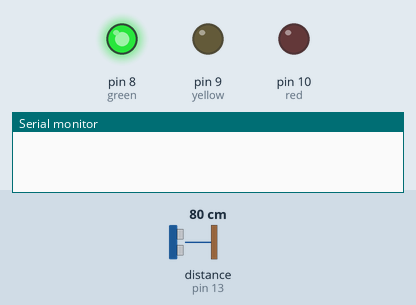
Simulated run of this sketch. Board: Arduino Uno, built with avr-gcc and run on an emulated ATmega328P. Parts: output pins drawn as LEDs (lit = HIGH), the last lines printed to the serial monitor. The inputs (shaded band) are chosen by the test bench; at power-on: distance to the obstacle (sensor on pin 13) 80 cm. The echo pulse lasts 58.3 µs per cm; pins used as bus, display or sensor lines are not drawn.

Above: at 0.1 s.
At 3.8 s:
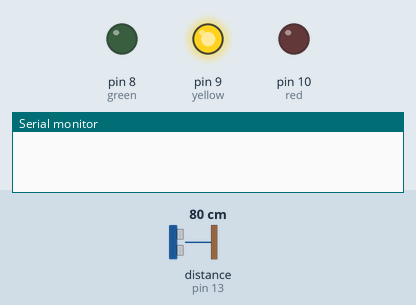
3.9 s: distance to the obstacle (sensor on pin 13) set to 75 cm
At 8.0 s:
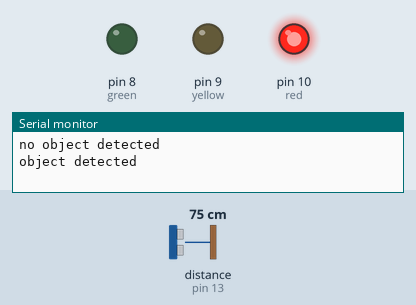
Timing chart, 0 to 23.5 s (numbered marks = the images above; inputs shaded):
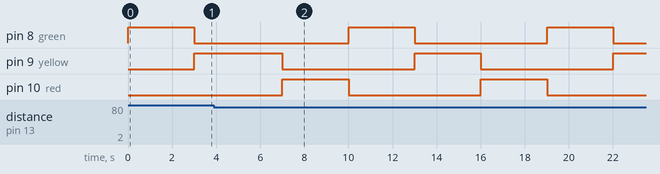

Measured:
- the behaviour switches between 80 and 79 cm on distance to the obstacle (sensor on pin 13) (found by bisection; images 1 and 2)
- by itself, pin 8 (green), pin 9 (yellow), pin 10 (red): alternates HIGH for 3.0 s and LOW for 6.0 s

The sketch:

led.ino
```cpp
int red = 10;
int yellow = 9;
int green = 8;
int duration, distance;
#define trigPin 12
#define echoPin 13
void setup(){
    Serial.begin (9600);
    pinMode(trigPin, OUTPUT);
    pinMode(echoPin, INPUT);
    pinMode(red, OUTPUT);
    pinMode(yellow, OUTPUT);
    pinMode(green, OUTPUT);
}
void loop(){
digitalWrite(green, HIGH);
digitalWrite(yellow, LOW);
digitalWrite(red, LOW);
digitalWrite(trigPin, HIGH);
delay(3000);

    digitalWrite(green, LOW);
    digitalWrite(red, LOW);
    digitalWrite(yellow, HIGH);
    digitalWrite(trigPin, HIGH);
    delayMicroseconds(1000);
    digitalWrite(trigPin, LOW);
duration = pulseIn(echoPin, HIGH);
distance = (duration/2) / 29.1;
if (distance >= 80 || distance <= 0)
  {
Serial.println("no object detected");
}
else
{
  Serial.println("object detected");
}
 delay(3000);

    digitalWrite(green, LOW);
    digitalWrite(yellow, LOW);
    digitalWrite(red, HIGH);
    digitalWrite(trigPin, HIGH);
    delayMicroseconds(1000);
    digitalWrite(trigPin, LOW);
duration = pulseIn(echoPin, HIGH);
distance = (duration/2) / 29.1;
if (distance >= 80 || distance <= 0)
  {
Serial.println("no object detected");
  }
else
{
  Serial.println("object detected");
}
    delay(3000);
}
```
